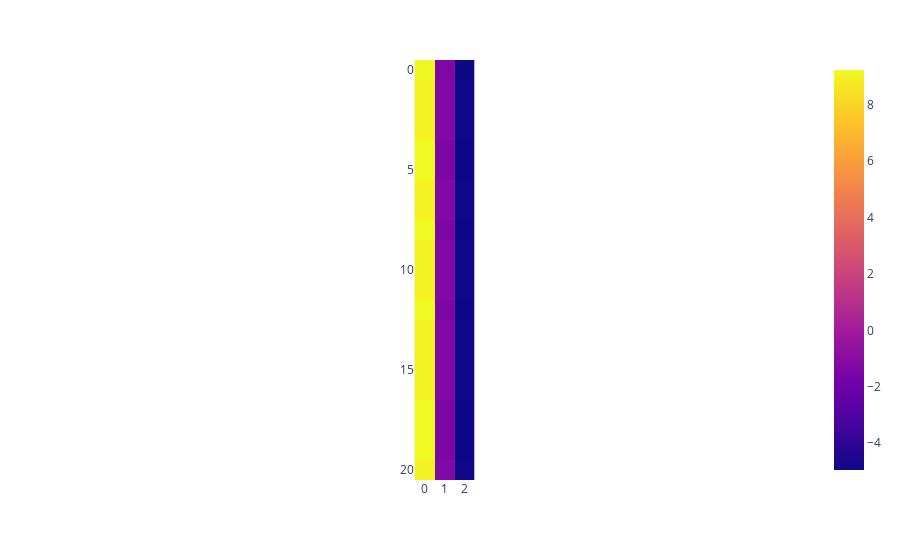

Write notebook code for a chart like this one.
### Code cell
px.imshow(model.attention_head.w_o(A @ v).detach().cpu().numpy())

### Figure 1 — Plotly figure (JSON) as saved in the notebook; plotly's stock layout.template omitted (floating-point values rounded to 4 significant figures)
{"data": [{"coloraxis": "coloraxis", "hovertemplate": "x: %{x}<br>y: %{y}<br>color: %{z}<extra></extra>", "name": "0", "type": "heatmap", "xaxis": "x", "yaxis": "y", "z": [[9.186, -1.351, -4.934], [8.962, -1.25, -4.87], [8.962, -1.25, -4.87], [8.962, -1.25, -4.87], [9.235, -1.373, -4.948], [9.235, -1.373, -4.948], [8.962, -1.25, -4.87], [8.962, -1.25, -4.87], [9.235, -1.373, -4.948], [8.962, -1.25, -4.87], [8.962, -1.25, -4.87], [8.962, -1.25, -4.87], [9.235, -1.373, -4.948], [8.962, -1.25, -4.87], [8.962, -1.25, -4.87], [8.962, -1.25, -4.87], [8.962, -1.25, -4.87], [9.235, -1.373, -4.948], [9.235, -1.373, -4.948], [9.235, -1.373, -4.948], [8.962, -1.25, -4.87]]}], "layout": {"coloraxis": {"colorscale": [[0, "#0d0887"], [0.1111, "#46039f"], [0.2222, "#7201a8"], [0.3333, "#9c179e"], [0.4444, "#bd3786"], [0.5556, "#d8576b"], [0.6667, "#ed7953"], [0.7778, "#fb9f3a"], [0.8889, "#fdca26"], [1, "#f0f921"]]}, "margin": {"t": 60}, "xaxis": {"anchor": "y", "constrain": "domain", "domain": [0, 1], "scaleanchor": "y"}, "yaxis": {"anchor": "x", "autorange": "reversed", "constrain": "domain", "domain": [0, 1]}}}
